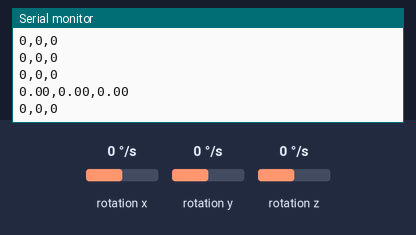
The sketch below on a simulated Arduino Uno, built with avr-gcc and run on an emulated ATmega328P. Shown: the last lines printed to the serial monitor. Wiring (inferred from the names in the program): MPU-6050 motion sensor at I2C address 0x68. The inputs (shaded band) are chosen by the test bench; at power-on: rotation x 0 °/s, rotation y 0 °/s, rotation z 0 °/s.

Above: at 3.3 s.
3.4 s: rotation x set to 12 °/s
At 3.42 s:
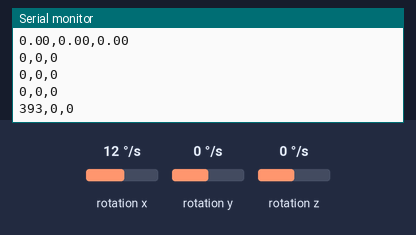
6.4 s: rotation y set to 12 °/s
At 6.41 s:
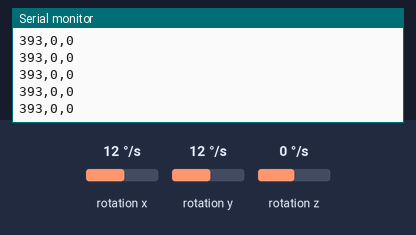
9.4 s: rotation z set to -192 °/s
At 9.41 s:
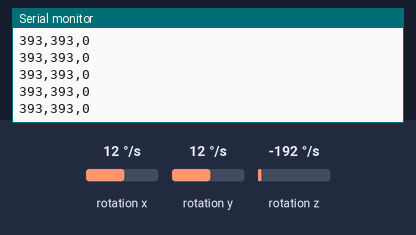
Timing chart, 0 to 12.4 s (numbered marks = the images above; inputs shaded):
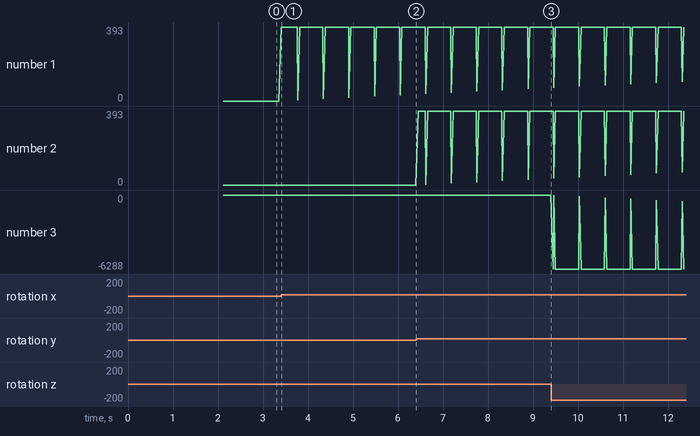

The sketch:

MPU6050_angulo_giroscopio.ino
```cpp
// MPU-6050 Acelerometro + Giroscopio

#include <Wire.h>

//Registros de acuerdo a la hoja de especificaciones

#define MPU6050_AUX_VDDIO          0x01   // R/W
#define MPU6050_SMPLRT_DIV         0x19   // R/W
#define MPU6050_CONFIG             0x1A   // R/W
#define MPU6050_GYRO_CONFIG        0x1B   // R/W
#define MPU6050_ACCEL_CONFIG       0x1C   // R/W
#define MPU6050_FF_THR             0x1D   // R/W
#define MPU6050_FF_DUR             0x1E   // R/W
#define MPU6050_MOT_THR            0x1F   // R/W
#define MPU6050_MOT_DUR            0x20   // R/W
#define MPU6050_ZRMOT_THR          0x21   // R/W
#define MPU6050_ZRMOT_DUR          0x22   // R/W
#define MPU6050_FIFO_EN            0x23   // R/W
#define MPU6050_I2C_MST_CTRL       0x24   // R/W
#define MPU6050_I2C_SLV0_ADDR      0x25   // R/W
#define MPU6050_I2C_SLV0_REG       0x26   // R/W
#define MPU6050_I2C_SLV0_CTRL      0x27   // R/W
#define MPU6050_I2C_SLV1_ADDR      0x28   // R/W
#define MPU6050_I2C_SLV1_REG       0x29   // R/W
#define MPU6050_I2C_SLV1_CTRL      0x2A   // R/W
#define MPU6050_I2C_SLV2_ADDR      0x2B   // R/W
#define MPU6050_I2C_SLV2_REG       0x2C   // R/W
#define MPU6050_I2C_SLV2_CTRL      0x2D   // R/W
#define MPU6050_I2C_SLV3_ADDR      0x2E   // R/W
#define MPU6050_I2C_SLV3_REG       0x2F   // R/W
#define MPU6050_I2C_SLV3_CTRL      0x30   // R/W
#define MPU6050_I2C_SLV4_ADDR      0x31   // R/W
#define MPU6050_I2C_SLV4_REG       0x32   // R/W
#define MPU6050_I2C_SLV4_DO        0x33   // R/W
#define MPU6050_I2C_SLV4_CTRL      0x34   // R/W
#define MPU6050_I2C_SLV4_DI        0x35   // R
#define MPU6050_I2C_MST_STATUS     0x36   // R
#define MPU6050_INT_PIN_CFG        0x37   // R/W
#define MPU6050_INT_ENABLE         0x38   // R/W
#define MPU6050_INT_STATUS         0x3A   // R
#define MPU6050_ACCEL_XOUT_H       0x3B   // R
#define MPU6050_ACCEL_XOUT_L       0x3C   // R
#define MPU6050_ACCEL_YOUT_H       0x3D   // R
#define MPU6050_ACCEL_YOUT_L       0x3E   // R
#define MPU6050_ACCEL_ZOUT_H       0x3F   // R
#define MPU6050_ACCEL_ZOUT_L       0x40   // R
#define MPU6050_TEMP_OUT_H         0x41   // R
#define MPU6050_TEMP_OUT_L         0x42   // R
#define MPU6050_GYRO_XOUT_H        0x43   // R
#define MPU6050_GYRO_XOUT_L        0x44   // R
#define MPU6050_GYRO_YOUT_H        0x45   // R
#define MPU6050_GYRO_YOUT_L        0x46   // R
#define MPU6050_GYRO_ZOUT_H        0x47   // R
#define MPU6050_GYRO_ZOUT_L        0x48   // R
#define MPU6050_EXT_SENS_DATA_00   0x49   // R
#define MPU6050_EXT_SENS_DATA_01   0x4A   // R
#define MPU6050_EXT_SENS_DATA_02   0x4B   // R
#define MPU6050_EXT_SENS_DATA_03   0x4C   // R
#define MPU6050_EXT_SENS_DATA_04   0x4D   // R
#define MPU6050_EXT_SENS_DATA_05   0x4E   // R
#define MPU6050_EXT_SENS_DATA_06   0x4F   // R
#define MPU6050_EXT_SENS_DATA_07   0x50   // R
#define MPU6050_EXT_SENS_DATA_08   0x51   // R
#define MPU6050_EXT_SENS_DATA_09   0x52   // R
#define MPU6050_EXT_SENS_DATA_10   0x53   // R
#define MPU6050_EXT_SENS_DATA_11   0x54   // R
#define MPU6050_EXT_SENS_DATA_12   0x55   // R
#define MPU6050_EXT_SENS_DATA_13   0x56   // R
#define MPU6050_EXT_SENS_DATA_14   0x57   // R
#define MPU6050_EXT_SENS_DATA_15   0x58   // R
#define MPU6050_EXT_SENS_DATA_16   0x59   // R
#define MPU6050_EXT_SENS_DATA_17   0x5A   // R
#define MPU6050_EXT_SENS_DATA_18   0x5B   // R
#define MPU6050_EXT_SENS_DATA_19   0x5C   // R
#define MPU6050_EXT_SENS_DATA_20   0x5D   // R
#define MPU6050_EXT_SENS_DATA_21   0x5E   // R
#define MPU6050_EXT_SENS_DATA_22   0x5F   // R
#define MPU6050_EXT_SENS_DATA_23   0x60   // R
#define MPU6050_MOT_DETECT_STATUS  0x61   // R
#define MPU6050_I2C_SLV0_DO        0x63   // R/W
#define MPU6050_I2C_SLV1_DO        0x64   // R/W
#define MPU6050_I2C_SLV2_DO        0x65   // R/W
#define MPU6050_I2C_SLV3_DO        0x66   // R/W
#define MPU6050_I2C_MST_DELAY_CTRL 0x67   // R/W
#define MPU6050_SIGNAL_PATH_RESET  0x68   // R/W
#define MPU6050_MOT_DETECT_CTRL    0x69   // R/W
#define MPU6050_USER_CTRL          0x6A   // R/W
#define MPU6050_PWR_MGMT_1         0x6B   // R/W
#define MPU6050_PWR_MGMT_2         0x6C   // R/W
#define MPU6050_FIFO_COUNTH        0x72   // R/W
#define MPU6050_FIFO_COUNTL        0x73   // R/W
#define MPU6050_FIFO_R_W           0x74   // R/W
#define MPU6050_WHO_AM_I           0x75   // R
#define MPU6050_ADDRESS            0x68

float wx0=0,wy0=0,wz0=0;
float tx0=0,ty0=0,tz0=0;
int gyro_x=0, gyro_y=0, gyro_z=0;
double sumX=0,sumY=0,sumZ=0;

int cont=0;

void setup(void){
  Serial.begin(9600);
  Wire.begin();
  delay(50);
  MPU6050_configuracion(MPU6050_CONFIG,0x03);   //(EXT_SYNC_SET=0, DLPF_CFG=0)
  MPU6050_configuracion(MPU6050_GYRO_CONFIG,0x10); //(XG_ST=0, YG_ST=0, ZG_ST=0, FS_SEL=2 [1000°/s] )
  MPU6050_configuracion(MPU6050_ACCEL_CONFIG,0x10); //(XA_ST=0, YA_ST=0, ZA_ST=0, FS_SEL=2 [8g] )
  MPU6050_configuracion(MPU6050_PWR_MGMT_1,0x00);  //(DEVICE_RESET=0, SLEEP=0, CYCLE=0, TEMP_DIS=0, CLK_SEL=0 [Internal 8MHz oscillator] )
  delay(50);
  calibrar();
}

void loop(void){
  float wx=0,wy=0, wz=0, tx=0, ty=0, tz=0;
  leerGiroscopio();


  Serial.print(gyro_x);
  Serial.print(",");
  Serial.print(gyro_y);
  Serial.print(",");
  Serial.println(gyro_z);


  wx=((float)gyro_x-sumX)*2000/(65536);
  wy=((float)gyro_y-sumY)*2000/(65536);
  wz=((float)gyro_z-sumZ)*2000/(65536);

  tx=tx0+(0.05*(wx0+wx)/2);
  ty=ty0+(0.05*(wy0+wy)/2);
  tz=tz0+(0.05*(wz0+wz)/2);

  wx0=wx;
  wy0=wy;
  wz0=wz;
  tx0=tx;
  ty0=ty;
  tz0=tz;
  cont=cont+1;

  if (cont>10){
    Serial.print(tx);
    Serial.print(",");
    Serial.print(ty);
    Serial.print(",");
    Serial.println(tz);
    Serial.println();
    cont=0;
  }

  delay(50);
}


void MPU6050_configuracion(int r1, int r2){
  Wire.beginTransmission(MPU6050_ADDRESS);
  Wire.write(r1);
  Wire.write(r2);
  Wire.endTransmission();
  delayMicroseconds(20);
}

void leerGiroscopio(){

  unsigned short int gyro_x_h=0, gyro_x_l=0, gyro_y_h=0, gyro_y_l=0, gyro_z_h=0, gyro_z_l=0;

  Wire.beginTransmission(MPU6050_ADDRESS);
  Wire.write(MPU6050_GYRO_XOUT_H);

  Wire.requestFrom(MPU6050_ADDRESS, 6);
  gyro_x_h = Wire.read();
  gyro_x_l = Wire.read();
  gyro_y_h = Wire.read();
  gyro_y_l = Wire.read();
  gyro_z_h = Wire.read();
  gyro_z_l = Wire.read();

  Wire.endTransmission();
  gyro_x=(((int)gyro_x_h)<<8 )  |  ((int)gyro_x_l);
  gyro_y=(((int)gyro_y_h)<<8 )  |  ((int)gyro_y_l);
  gyro_z=(((int)gyro_z_h)<<8 )  |  ((int)gyro_z_l);
}


void calibrar(){
  int i=0;
  for( i=0;i<1000;i++){
    leerGiroscopio();
    sumX=sumX+gyro_x;
    sumY=sumY+gyro_y;
    sumZ=sumZ+gyro_z;
    delay(1);
  }
  sumX=sumX/1000;
  sumY=sumY/1000;
  sumZ=sumZ/1000;
}
```

Measured:
- after the input at 3.4 s, the serial monitor: prints a new line at once (image 1)
- plotted number 1: 0 → 393 after the input at 3.4 s
- plotted number 3: 0 → -1376.84 after the input at 9.4 s
